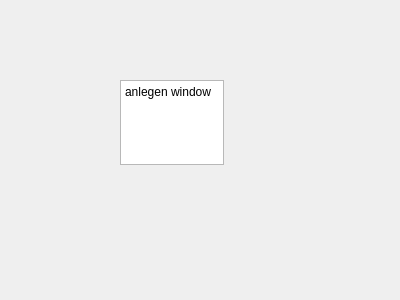
<?xml version="1.0" encoding="UTF-8"?>
<ui version="4.0">
 <class>Form</class>
 <widget class="QWidget" name="Form">
  <property name="geometry">
   <rect>
    <x>0</x>
    <y>0</y>
    <width>400</width>
    <height>300</height>
   </rect>
  </property>
  <property name="windowTitle">
   <string>Form</string>
  </property>
  <widget class="QTextEdit" name="textEdit">
   <property name="geometry">
    <rect>
     <x>120</x>
     <y>80</y>
     <width>104</width>
     <height>85</height>
    </rect>
   </property>
   <property name="html">
    <string>&lt;!DOCTYPE HTML PUBLIC &quot;-//W3C//DTD HTML 4.0//EN&quot; &quot;http://www.w3.org/TR/REC-html40/strict.dtd&quot;&gt;
&lt;html&gt;&lt;head&gt;&lt;meta name=&quot;qrichtext&quot; content=&quot;1&quot; /&gt;&lt;meta charset=&quot;utf-8&quot; /&gt;&lt;style type=&quot;text/css&quot;&gt;
p, li { white-space: pre-wrap; }
hr { height: 1px; border-width: 0; }
li.unchecked::marker { content: &quot;\2610&quot;; }
li.checked::marker { content: &quot;\2612&quot;; }
&lt;/style&gt;&lt;/head&gt;&lt;body style=&quot; font-family:'Segoe UI'; font-size:9pt; font-weight:400; font-style:normal;&quot;&gt;
&lt;p style=&quot; margin-top:0px; margin-bottom:0px; margin-left:0px; margin-right:0px; -qt-block-indent:0; text-indent:0px;&quot;&gt;anlegen window&lt;/p&gt;
&lt;p style=&quot;-qt-paragraph-type:empty; margin-top:0px; margin-bottom:0px; margin-left:0px; margin-right:0px; -qt-block-indent:0; text-indent:0px;&quot;&gt;&lt;br /&gt;&lt;/p&gt;&lt;/body&gt;&lt;/html&gt;</string>
   </property>
  </widget>
 </widget>
 <resources/>
 <connections/>
</ui>
